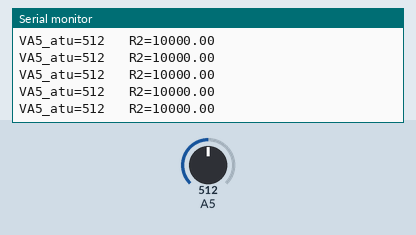
A sketch run on a simulated Arduino Uno, built with avr-gcc and run on an emulated ATmega328P. Parts: the last lines printed to the serial monitor. The inputs (shaded band) are chosen by the test bench; at power-on: A5 = 512.

Above: at 4.2 s.
4.3 s: A5 set to 912
At 5.2 s:
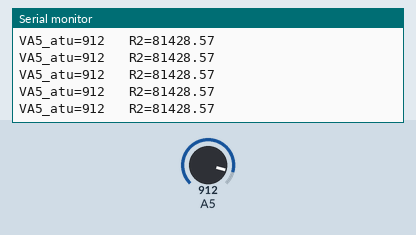
5.8 s: A5 set to 937
At 6.7 s:
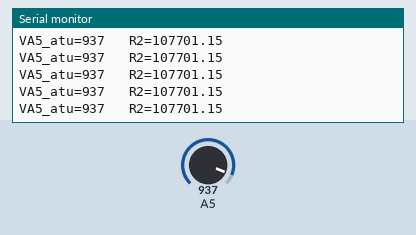
7.3 s: A5 set to 988
At 8.4 s:
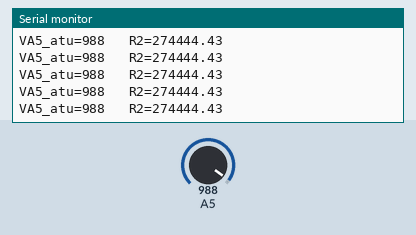
10.3 s: A5 set to 1012
At 11.3 s:
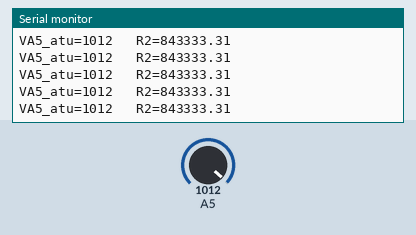
Timing chart, 0 to 13.3 s (numbered marks = the images above; inputs shaded):
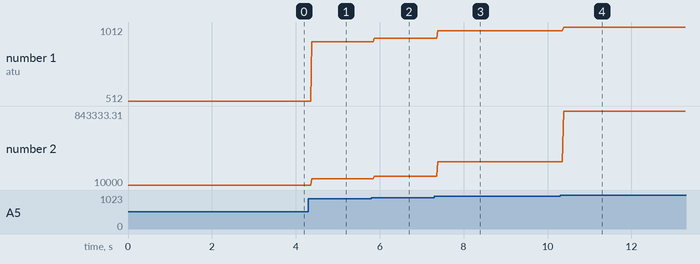

The sketch:

ohmimetro_divisor.ino
```cpp
void setup() {
    Serial.begin(9600);
}

int VA5 = 0;
int VA5_atu = 0;
int VA5_ant = 0;
float V1 = 5.0;
float R1 = 10000.0;

void loop() {
    VA5_ant = VA5;
    VA5 = analogRead(A5);
    if (abs(VA5 - VA5_ant) > 4) {
        VA5_atu = VA5;
    }
    Serial.print("VA5_atu=");
    Serial.print(VA5_atu);
    float V2 = (VA5_atu * V1) / 1024.0;
    float R2 = ( V2 * R1) / (V1 - V2);
    Serial.print("   R2=");
    Serial.println(R2);
}
```

Measured:
- after the input at 4.3 s, the serial monitor: prints a new line after 0.08 s (image 1)
- after the input at 5.8 s, the serial monitor: prints a new line after 0.07 s (image 2)
- after the input at 7.3 s, the serial monitor: prints a new line after 0.08 s (image 3)
- after the input at 10.3 s, the serial monitor: prints a new line after 0.08 s (image 4)
- plotted number 1: 512 → 912 after the input at 4.3 s, 912 → 937 after the input at 5.8 s, 937 → 988 after the input at 7.3 s, 988 → 1012 after the input at 10.3 s
- plotted number 2: 10000 → 81428.57 after the input at 4.3 s, 81428.57 → 107701.15 after the input at 5.8 s, 107701.15 → 274444.43 after the input at 7.3 s, 274444.43 → 843333.31 after the input at 10.3 s
